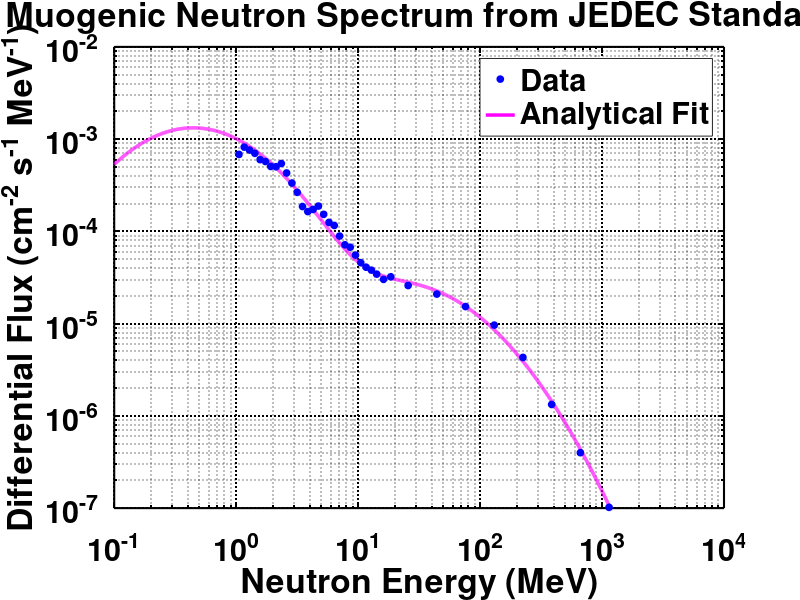

The MATLAB source for this figure:
# plot_neutron_spectrum -- script to produce plot of the sea-level fast-netron background according to JEDEC standard JESD89a
% ~ Mark J. Duvall ~ mjduvall@hawaii.edu ~ 06/2023 ~ %

%Copyright (C) 2023 Mark J. Duvall / T. Rocks Science
%
%    This program is free software: you can redistribute it and/or modify
%    it under the terms of the GNU General Public License as published by
%    the Free Software Foundation, either version 3 of the License, or
%    (at your option) any later version.
%
%    This program is distributed in the hope that it will be useful,
%    but WITHOUT ANY WARRANTY; without even the implied warranty of
%    MERCHANTABILITY or FITNESS FOR A PARTICULAR PURPOSE.  See the
%    GNU General Public License for more details.
%
%    You should have received a copy of the GNU General Public License
%    along with this program.  If not, see <http://www.gnu.org/licenses/>.


%% init

% JEDEC data
data = dlmread('neutron_background.txt', '', 3, 0);

% JEDEC analytical fit
% energy vector
En = 10.^(linspace(-1,4,10000))'; % sampling resolution: 10000 exponentially-spaced points across [0.1,10^4] MeV
% parameters
A1 = 1.006e-6; b1 = 0.35; c1 = 2.1451;
A2 = 1.011e-3; b2 = 0.4106; c2 = -0.667;
% spectrum
phi1 = A1 * exp( -b1 * (log(En)).^2 + c1 * log(En) );
phi2 = A2 * exp( -b2 * (log(En)).^2 + c2 * log(En) );
phi = phi1 + phi2;


%% MAIN

% figure init
f = figure('color', 'w');
a = axes;
p = loglog( En, phi, 'm' );		% curve fit
set(p, 'linewidth', 2.5)
set(a, 'color', 'w', 'xcolor', 'k', 'ycolor', 'k', 'gridcolor', 'k', 'minorgridcolor', 'k');
grid on
set(a, 'gridlinestyle', ':', 'gridalpha', 1., 'linewidth', 1.5)
xlim([1.e-1 1.e4]);
ylim([1.e-7 1.e-2]);
hold on
sc = plot( data(:,1), data(:,2) );	% data points
set(sc, 'linestyle', 'none', 'marker', 'o', 'markeredgecolor', 'b', 'markerfacecolor', 'b', 'markersize', 5);

% annotations
T = title('Sea-level Muogenic Neutron Spectrum from JEDEC Standard JSED89a', 'color', 'k');
xla = xlabel('Neutron Energy (MeV)');
yla = ylabel('Differential Flux (cm^{-2} s^{-1} MeV^{-1})');
l = legend( [sc p], {'Data', 'Analytical Fit'} );
set(l, 'color', 'w', 'location', 'northeast')
set(T, 'fontsize', 26, 'fontweight', 'bold')
set(a, 'fontsize', 22, 'fontweight', 'bold')
set(l, 'fontsize', 22, 'fontweight', 'bold')


%% all pau!   )
% print(f, 'neutron_spectrum.png')
